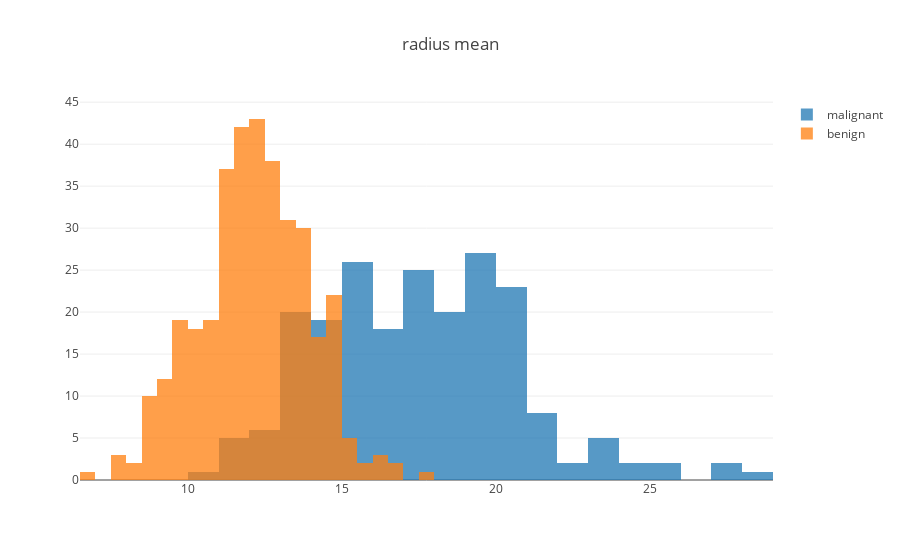

Notebook code for this chart:
### Markdown cell above
We try to see which features show a distinction between malignant and benign tumors using the help of data visualisation

### Code cell
radius_mean1 = df[df['diagnosis']==1]['radius_mean']
radius_mean0 = df[df['diagnosis']==0]['radius_mean']

trace_rm1 = go.Histogram(x = radius_mean1, opacity = 0.75, name = 'malignant')
trace_rm2 = go.Histogram(x = radius_mean0, opacity = 0.75, name = 'benign')

data1 = [trace_rm1,trace_rm2]
layout1 = go.Layout(barmode = 'overlay', title = 'radius mean')
fig1 = go.Figure(data=data1, layout=layout1)

py.iplot(fig1)

### Figure 1 — Plotly figure (JSON) as saved in the notebook; plotly's stock layout.template omitted (floating-point values rounded to 4 significant figures; data arrays with more than 128 entries replaced by an {"elided": "..."} marker saying what was removed)
{"data": [{"name": "malignant", "opacity": 0.75, "type": "histogram", "x": {"elided": "212 float values"}}, {"name": "benign", "opacity": 0.75, "type": "histogram", "x": {"elided": "357 float values"}}], "layout": {"barmode": "overlay", "title": "radius mean"}}
